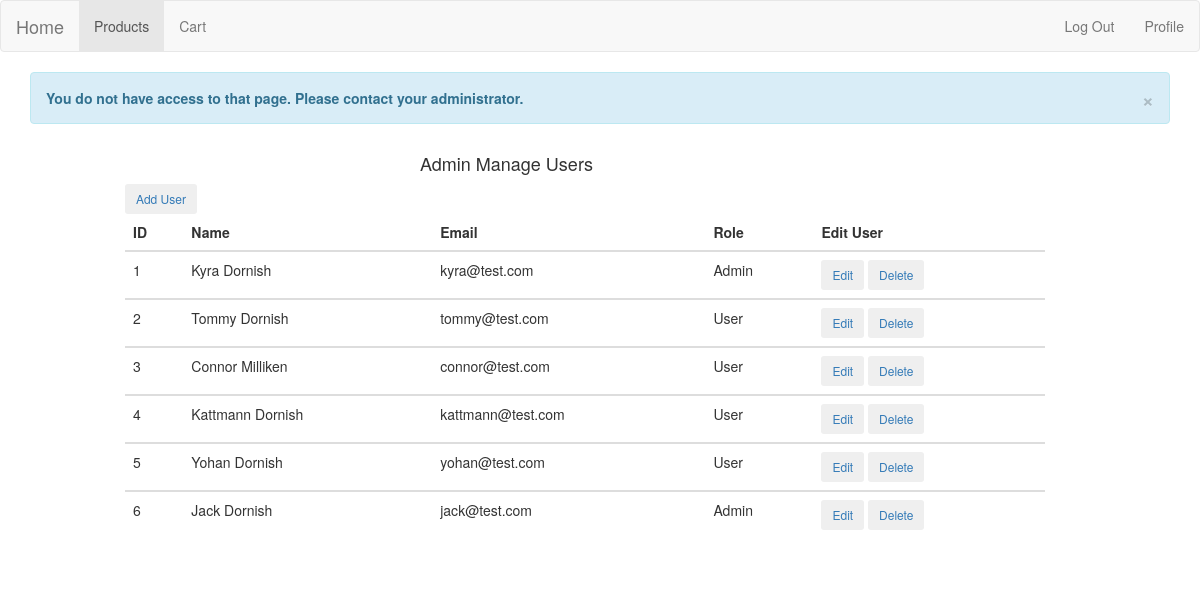
The page /admin_manage_user (signed in) on the database as committed earlier.
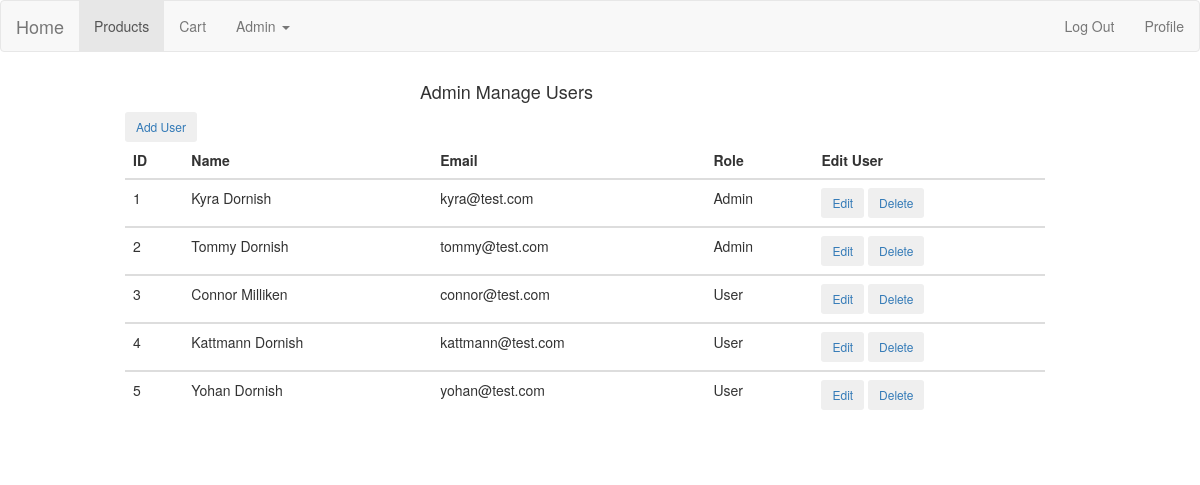
The same page on the database as committed later.
### app/models.py (models this page shows, shortened)
class User(UserMixin, db.Model):
    id = db.Column(db.Integer, primary_key=True)
    first_name = db.Column(db.String(50))
    last_name = db.Column(db.String(50))
    username = db.Column(db.String(50), unique=True)
    email = db.Column(db.String(255), unique=True)
    password_hash = db.Column(db.String(128))
    admin = db.Column(db.Integer, default=0)
    image = db.Column(db.String(255))

### app/routes.py (the view)
@app.route('/admin_manage_user', methods=['GET', 'POST'])
@login_required
def admin_manage_user():
    roles = User.query.all()
    role = User.query.filter_by(id=current_user.id).first()
    if current_user.admin == 0:
        redirect(url_for('index'))
        flash('You do not have access to that page. Please contact your administrator.')
    form = ManageUser()
    if form.validate_on_submit() and form.action.data == 'add':
      return redirect(url_for('add_user'))
    if form.validate_on_submit() and form.action.data == 'update':
        return redirect(url_for('update_user'))
    if form.validate_on_submit() and form.action.data == 'delete':
        return redirect(url_for('delete_user'))
    return render_template('admin.html', title="Admin Add User", form=form, roles=roles)

### app/models.py (called while the page is built)
@login.user_loader
def load_user(id):
    return User.query.get(int(id))

### app/templates/admin.html
{% extends "layout.html" %}
{% import 'bootstrap/wtf.html' as wtf %}
{% block app_content %}
<div class="row whowecontent">
    <div class="col-md-4">
    </div>
    <div class="col-md-4">
        <h4>Admin Manage Users</h4>
    </div>
</div>
<div class="row table">
    <div class="col-md-1"></div>
    <div class="col-md-10 center-block">
        <a href="/add_user">
            <button type="button" class="btn btn-sm btn-secondary">Add User</button>
        </a>
        <div class="table-responsive">
            <table class="table table-hover">
                <thead>
                    <tr>
                        <th>ID</th>
                        <th>Name</th>
                        <th>Email</th>
                        <th>Role</th>
                        <th>Edit User</th>
                    </tr>
                </thead>
                <tbody>
                        {% for role in roles %}
                    <tr>
                        <td>{{ role.id }}</td>
                        <td>{{ role.first_name }} {{ role.last_name }}</td>
                        <td>{{ role.email }}</td>
                        {% if role.admin == 1 %}
                            <td>Admin</td>
                        {% else %}
                            <td>User</td>
                        {% endif %}
                        <td><a href="/update_user/{{role.id}}">
                        <button type="button" class="btn btn-sm btn-secondary">
                         Edit</button></a>
                         <a href="/delete_user/{{role.id}}">
                        <button type="button" class="btn btn-sm btn-secondary">
                         Delete</button></a></td>
                    </tr>
                </tbody>
                {% endfor %}
            </table>
        </div>
    </div>
</div>
    {% endblock %}

### app/templates/layout.html (shortened to what this page needs)
{% extends 'bootstrap/base.html' %}
    {% block navbar %}
    <nav class="navbar navbar-default" role="navigation">
        <div class="navbar-header">
            <a class="navbar-brand" href="{{ url_for('index') }}">Home</a>
        </div>
        <div class="collapse navbar-collapse navbar-ex1-collapse">
            <ul class="nav navbar-nav">
                <li class="active">
                    <a href="{{ url_for('products') }}">Products</a>
                </li>
                <li>
                    <a href="{{ url_for('cart') }}">Cart</a>
                </li>
                {% if current_user.admin == True %}
                <li class="dropdown">
                    <a href="#" class="dropdown-toggle" data-toggle="dropdown">Admin
                        <b class="caret"></b>
                    </a>
                </li>
                {% endif %}
            </ul>
            <ul class="nav navbar-nav navbar-right">
                <li>
                    {% if current_user.is_authenticated %}
                    <a href="{{ url_for('logout') }}">Log Out</a>
                    {% else %}
                    <a href="{{ url_for('login') }}">Log In</a>
                    {% endif %}
                </li>
                {% if current_user.is_authenticated %}
                <li class="dropdown">
                    <a href="{{ url_for('profile') }}">Profile</a>
                </li>
                {% else %}
                    <li><a href="{{ url_for('register') }}">Register</a></li>
                    {% endif %}
            </ul>
        </div>
    </nav>
    {% endblock %}
    {% block content %}
    <div class="container">
        {% with messages = get_flashed_messages() %}
            {% if messages %}
                {% for message in messages %}
                    <div class="alert alert-info">
                        <button type="button" class="close" data-dismiss="alert" aria-hidden="true">&times;</button>
                        <strong>{{ message }}</strong>
                    </div>
                {% endfor %}
            {% endif %}
        {% endwith %}
        {% block app_content %}
        {% endblock %}
    </div>
    {% endblock %}

Rows that differ between the two databases and show on the page:
removed User: id "6", first_name "Jack", last_name "Dornish", email "jack@test.com", admin "Admin"
changed User "Tommy": admin "User" → "Admin"
Other text that changed with them:
text now shown: "Admin"
list line gone: "× You do not have access to that page. Please contact your administrator."
